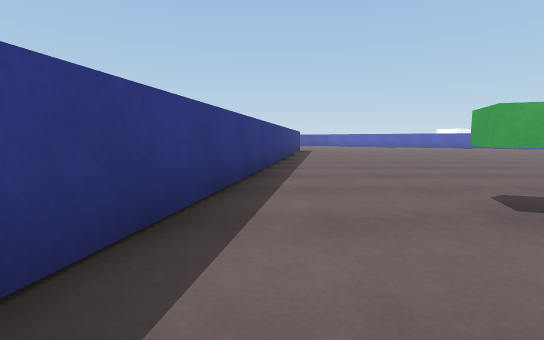
[1] (above)

24 first-person views from a walk through a scene from a Unity 3-D project. The camera is 0.62 m above the floor, tilts 6° down and sees 85° across. The floor is counted in squares, 1 m on a side. Each view is taken from the middle of a square. On the plan, view 1 faces up. The plan holds only what a view shows up to about 9 squares ahead; the rest is blank. The place goes on beyond the plan. The player character is not drawn. Surface patterns are stand-ins for the level's own textures.

[2]
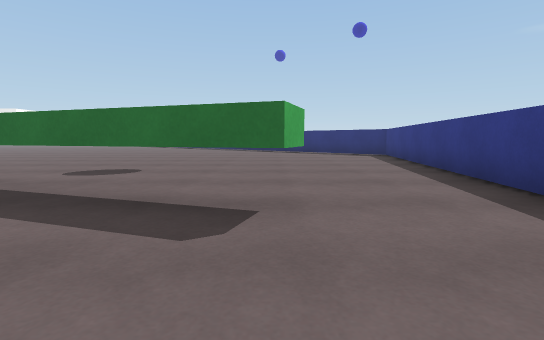

[3]
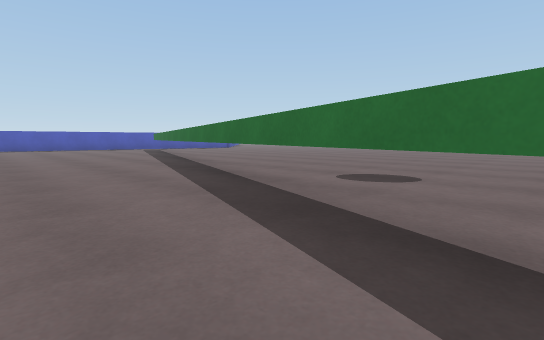

[4]
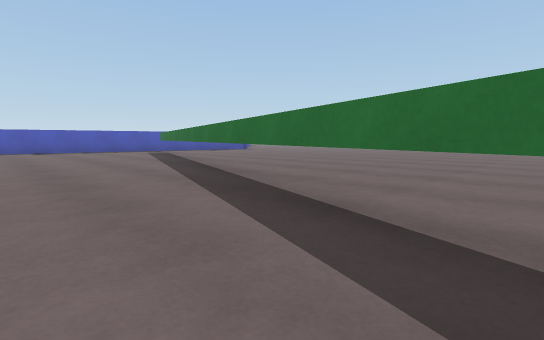

[5]
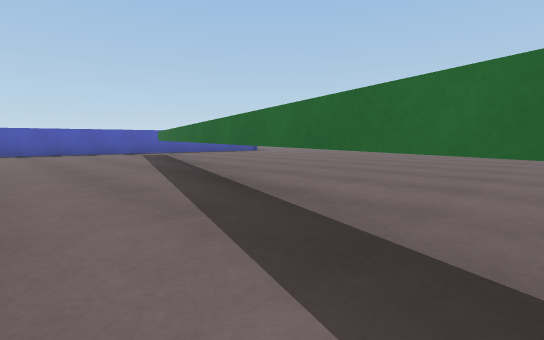

[6]
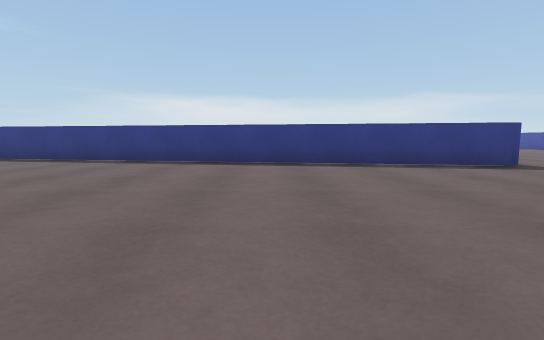

[7]
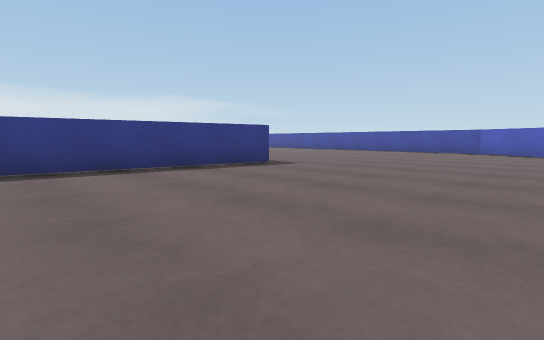

[8]
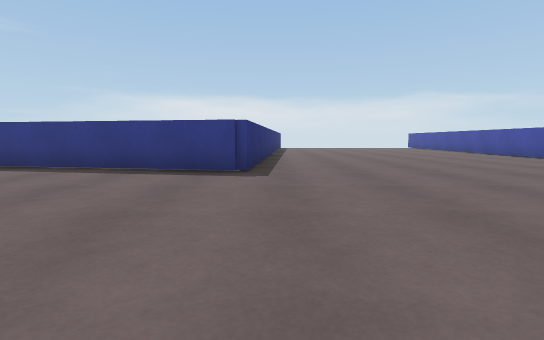

[9]
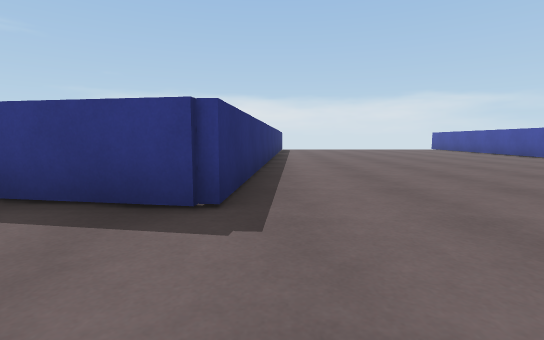

[10]
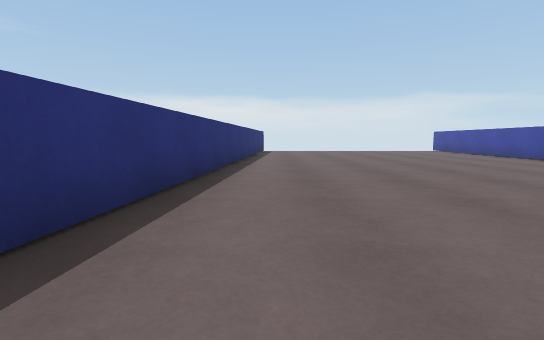

[11]
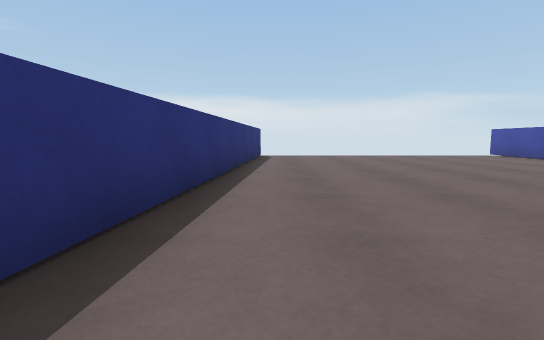

[12]
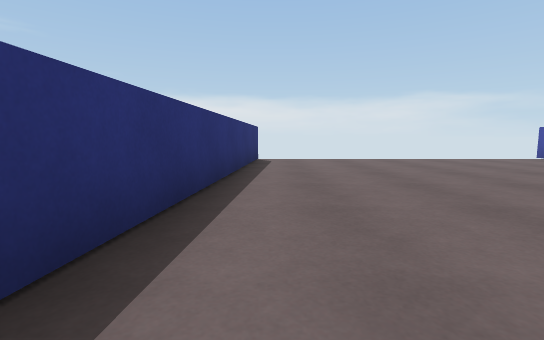

[13]
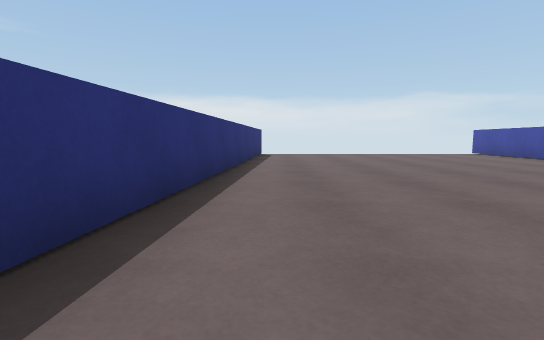

[14]
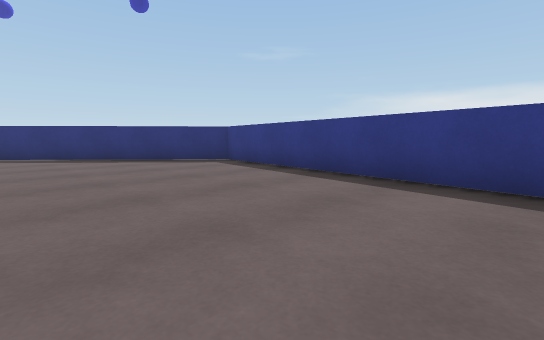

[15]
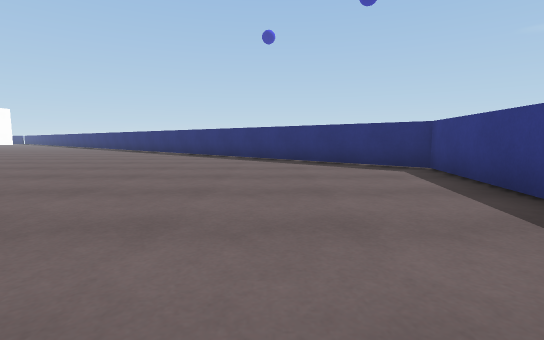

[16]
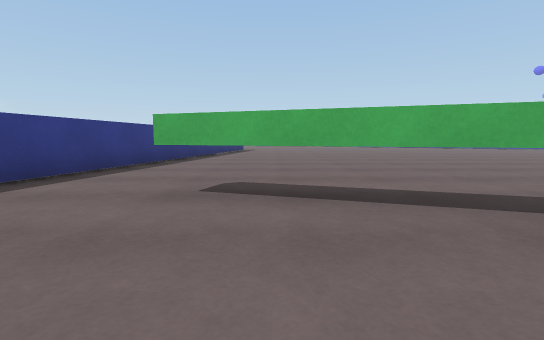

[17]
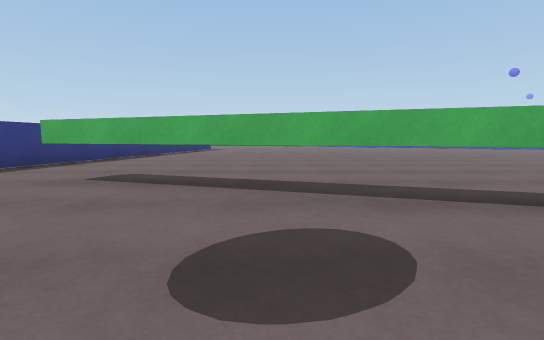

[18]
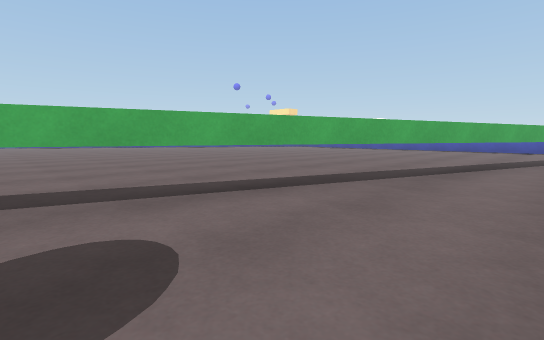

[19]
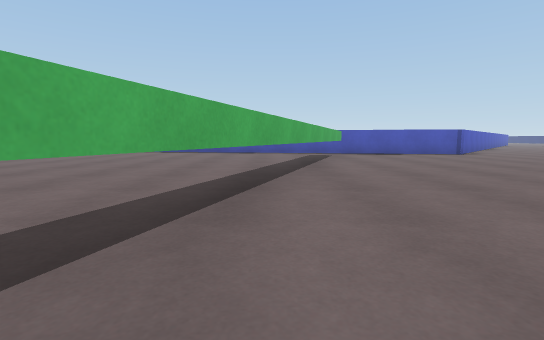

[20]
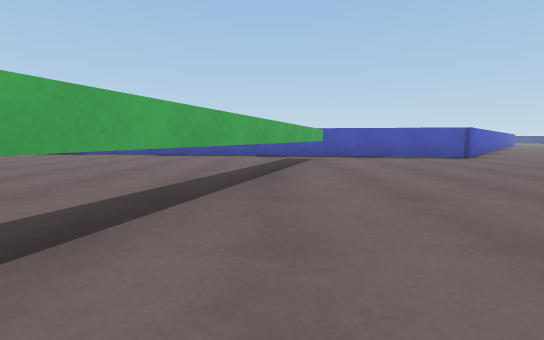

[21]
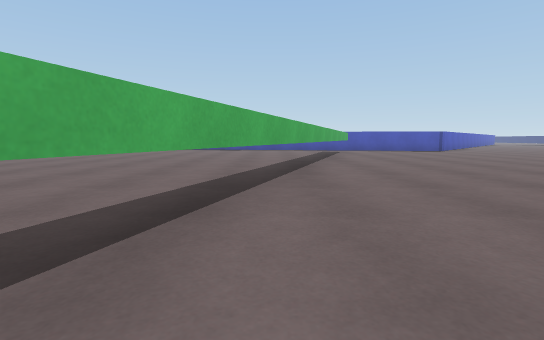

[22]
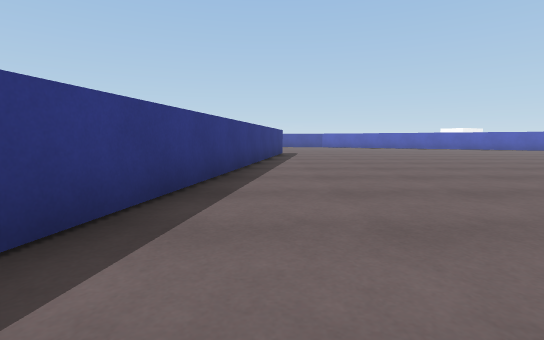

[23]
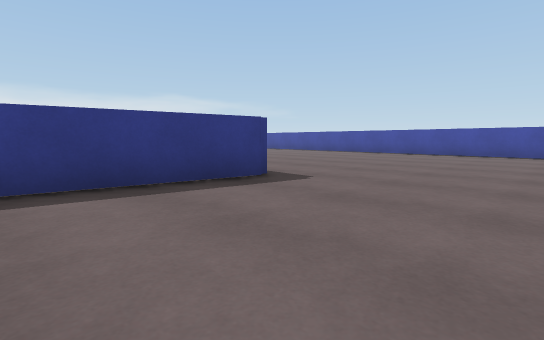

[24]
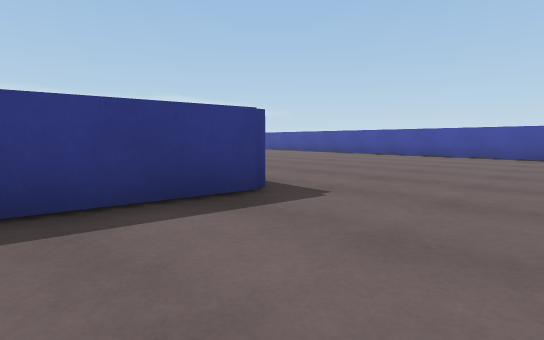

### Floor plan
Key: @ floor where view 1 was taken; # wall or solid block; . floor; = window, fence, low wall or low ledge; T thing the floor can be seen under or through.
Columns run from 13 left of view 1 to 18 right of it. Each row starts with its distance up from view 1.
 25   ##  #
 24  .... ...      ###
 23  ......... ..  ...
 22  .................
 21  ...................
 20  ...................
 19  ....................
 18  ....................
 17 ##...................
 16  ##############......
 15               #......
 14               #......
 13               #......
 12              .#.......
 11              .#.......
 10              ##.......
  9              #........
  8              #...........
  7              #..............
  6              #.............. ..
  5             .#..................
  4             ##..................
  3             #...................
  2             #..TTTT.............
  1             #.....TTTT..........
  0             #@.......TTTT.......
 -1             #...........TTTT....
 -2            ##..............TTT .
 -3            #..................##
 -4            #....................
 -5            #....................
 -6            #....................
 -7            ##............ ......
 -8             ##=.........     ...

Positions as (right, up) in squares from view 1, and headings:
1: (0, 0), facing up
2: (2, 5), facing down
3: (3, 4), facing down-right
4: (6, 3), facing down-right
5: (8, 2), facing down-right
6: (8, 10), facing left
7: (7, 10), facing up-left
8: (7, 16), facing left
9: (4, 16), facing left
10: (2, 17), facing left
11: (-2, 17), facing left
12: (-4, 17), facing left
13: (-1, 17), facing left
14: (3, 1), facing down-left
15: (1, 0), facing down
16: (3, -1), facing up
17: (5, -2), facing up
18: (5, -2), facing up-right
19: (8, -1), facing right
20: (10, -2), facing right
21: (5, 0), facing right
22: (1, 3), facing up
23: (5, 12), facing up-left
24: (4, 13), facing up-left
